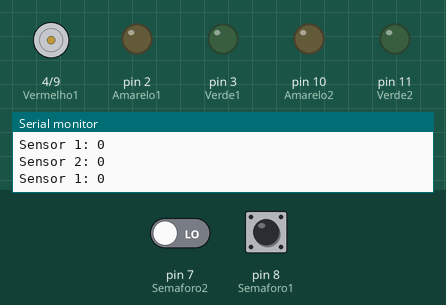
Bench run of a sketch on a simulated Arduino Uno, built with avr-gcc and run on an emulated ATmega328P. On the bench: motor-driver pin pairs drawn as motors (green arrow = first pin HIGH = forward, orange = second pin HIGH = backward, longer = more drive), output pins drawn as LEDs (lit = HIGH), the last lines printed to the serial monitor. Inputs (shaded band) come from the test bench; at power-on: pin 7 (Semaforo2) LOW, pin 8 (Semaforo1) LOW.

Above: at 1.2 s.
1.3 s: pin 7 (Semaforo2) driven HIGH
At 1.6 s:
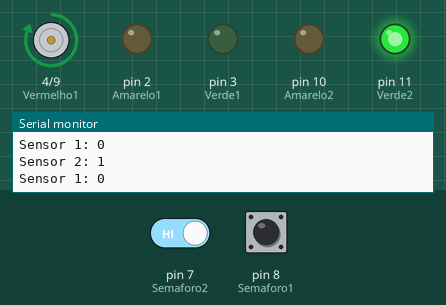
2.8 s: pin 8 (Semaforo1) driven HIGH
At 3.3 s:
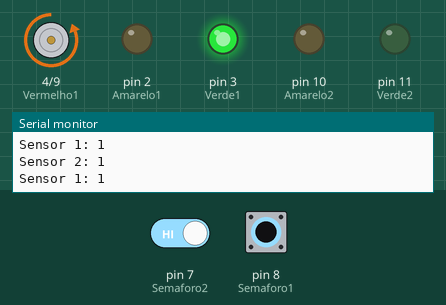
5.8 s: pin 8 (Semaforo1) driven LOW
At 8.6 s:
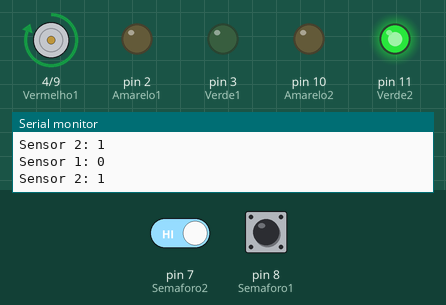
8.8 s: pin 8 (Semaforo1) driven HIGH
At 9.6 s:
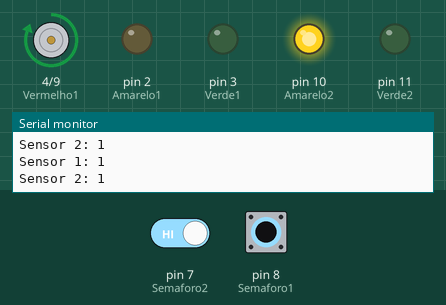
11.5 s: pin 8 (Semaforo1) pulsed LOW 2 times (0.12 s each, 0.3 s apart)
At 12.1 s:
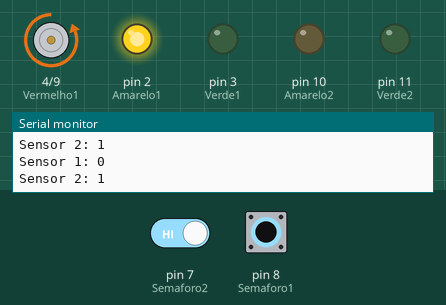
15.1 s: pin 7 (Semaforo2) driven LOW
At 15.9 s:
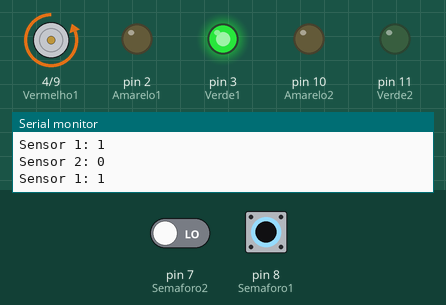
Timing chart, 0 to 17.8 s (numbered marks = the images above; inputs shaded):
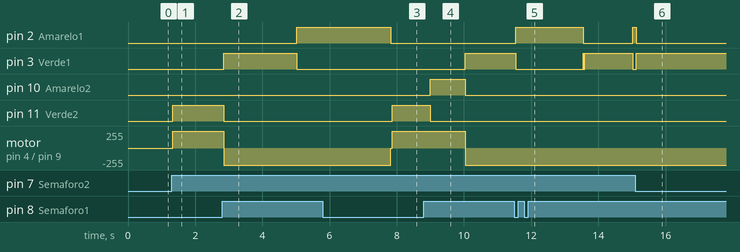

Measured:
- after the input at 1.3 s, pin 11 (Verde2): LOW → HIGH at once; motor on pin 4 (Vermelho1) / pin 9 (Vermelho2): stopped → forward 255/255 at once
- after the input at 2.8 s, pin 2 (Amarelo1): LOW → HIGH after 2.2 s; pin 3 (Verde1): LOW → HIGH after 0.05 s, → LOW 2.2 s later; pin 11 (Verde2): HIGH → LOW after 0.05 s; motor on pin 4 (Vermelho1) / pin 9 (Vermelho2): forward 255/255 → backward 255/255 after 0.05 s
- after the input at 5.8 s, pin 2 (Amarelo1): HIGH → LOW after 2.0 s instead of 0.22 s; pin 11 (Verde2): LOW → HIGH after 2.1 s instead of 0.22 s; motor on pin 4 (Vermelho1) / pin 9 (Vermelho2): backward 255/255 → forward 255/255 after 2.0 s
- after the input at 8.8 s, pin 3 (Verde1): LOW → HIGH after 1.2 s; pin 10 (Amarelo2): LOW → HIGH after 0.20 s, → LOW 1.0 s later; pin 11 (Verde2): HIGH → LOW after 0.20 s; motor on pin 4 (Vermelho1) / pin 9 (Vermelho2): forward 255/255 → backward 255/255 after 1.2 s
- after the input at 11.5 s, pin 2 (Amarelo1): LOW → HIGH after 0.05 s instead of 3.5 s
- after the input at 15.1 s, pin 2 (Amarelo1): HIGH → LOW after 0.03 s instead of 0.92 s; pin 3 (Verde1): LOW → HIGH at once; pin 11 (Verde2): stays LOW (without the input it goes to HIGH after 0.92 s); motor on pin 4 (Vermelho1) / pin 9 (Vermelho2): stays backward 255/255 (without the input it goes to forward 255/255 after 0.92 s)

The sketch:

EPA_PROJETO.ino
```cpp
// Definição dos LEDs do Semáforo 1
#define Verde1 3
#define Amarelo1 2
#define Vermelho1 4

// Definição dos LEDs do Semáforo 2
#define Verde2 11
#define Amarelo2 10
#define Vermelho2 9

// Sensores
#define Semaforo1 8 // Sensor 1
#define Semaforo2 7 // Sensor 2
int LeituraSemaforo1 = 0;
int LeituraSemaforo2 = 0;

// Controle do piscar amarelo com millis()
unsigned long tempoAnterior = 0;
unsigned long tempoInicial = 0;
unsigned long tempoAtual = 0;


void setup() {
  Serial.begin(9600);
  // Define os LEDs como saída
  pinMode(Verde1, OUTPUT);
  pinMode(Amarelo1, OUTPUT);
  pinMode(Vermelho1, OUTPUT);
  pinMode(Verde2, OUTPUT);
  pinMode(Amarelo2, OUTPUT);
  pinMode(Vermelho2, OUTPUT);
  // Define os sensores como entrada
  pinMode(Semaforo1, INPUT);
  pinMode(Semaforo2, INPUT);
  tempoInicial = millis();
}
void loop() {
  // Leitura dos sensores
  LeituraSemaforo1 = digitalRead(Semaforo1);
  LeituraSemaforo2 = digitalRead(Semaforo2);
  Serial.print("Sensor 1: ");
  Serial.println(LeituraSemaforo1);
  Serial.print("Sensor 2: ");
  Serial.println(LeituraSemaforo2);
  tempoAtual = millis() - tempoInicial;

  // Lógica de controle dos semáforos
  if (LeituraSemaforo1 == HIGH && LeituraSemaforo2 == LOW && (digitalRead(Verde2) == HIGH || digitalRead(Amarelo2) == HIGH)) {
    amarelo2();
    apagarTodos();
    digitalWrite(Verde1, HIGH);
    digitalWrite(Vermelho2, HIGH);
  }

  else if (LeituraSemaforo1 == LOW && LeituraSemaforo2 == HIGH && (digitalRead(Verde1) == HIGH || digitalRead(Amarelo1) == HIGH)) {
    amarelo1();
    apagarTodos();
    digitalWrite(Vermelho1, HIGH);
    digitalWrite(Verde2, HIGH);
  }

  else if (LeituraSemaforo1 == HIGH && LeituraSemaforo2 == LOW) {
    apagarTodos();
    digitalWrite(Verde1, HIGH);
    digitalWrite(Vermelho2, HIGH);
  }
  else if (LeituraSemaforo2 == HIGH && LeituraSemaforo1 == LOW) {
    apagarTodos();
    digitalWrite(Vermelho1, HIGH);
    digitalWrite(Verde2, HIGH);
  }
  //1° ciclo - Semaforo 1 = Verde - Semaforo 2 = Vermelho - 0:00 - 0:05
  else if (LeituraSemaforo1 == HIGH && LeituraSemaforo2 == HIGH && tempoAtual < 5000) {
    apagarTodos();
    digitalWrite(Verde1, HIGH);
    digitalWrite(Vermelho2, HIGH);
  }
  //2° ciclo - Semaforo 1 = Amarelo - Semaforo 2 = Vermelho - 0:05 - 0:06
  else if (LeituraSemaforo1 == HIGH && LeituraSemaforo2 == HIGH && tempoAtual >= 5000 && tempoAtual < 6000) {
    digitalWrite(Verde1, LOW);
    digitalWrite(Amarelo1, HIGH);
  }
  //3° ciclo - Semaforo 1 = Vermelho - Semaforo 2 = Verde - 0:06 - 0:09
  else if (LeituraSemaforo1 == HIGH && LeituraSemaforo2 == HIGH && tempoAtual >= 6000 && tempoAtual < 9000) {
    apagarTodos();
    digitalWrite(Vermelho1, HIGH);
    digitalWrite(Verde2, HIGH);
  }
  //4° ciclo - Semaforo 1 = Vermelho - Semaforo 2 = Verde - 0:09 - 0:10
  else if (LeituraSemaforo1 == HIGH && LeituraSemaforo2 == HIGH && tempoAtual >= 9000 && tempoAtual < 10000) {
    digitalWrite(Verde2, LOW);
    digitalWrite(Amarelo2, HIGH);
  }
  else if (LeituraSemaforo1 == HIGH && LeituraSemaforo2 == HIGH && tempoAtual >= 10000) {
    tempoInicial = millis();
  }
}
// Função para apagar todos os LEDs
void apagarTodos() {
  digitalWrite(Verde1, LOW);
  digitalWrite(Amarelo1, LOW);
  digitalWrite(Vermelho1, LOW);
  digitalWrite(Verde2, LOW);
  digitalWrite(Amarelo2, LOW);
  digitalWrite(Vermelho2, LOW);
}

void amarelo1() {
  digitalWrite(Verde1, LOW);
  digitalWrite(Amarelo1, HIGH);
  delay(2000);
  apagarTodos();
  tempoAtual = millis() - 6000;
}

void amarelo2() {
  digitalWrite(Verde2, LOW);
  digitalWrite(Amarelo2, HIGH);
  delay(2000);
  apagarTodos();
  tempoAtual = millis() - 0;
}
```
